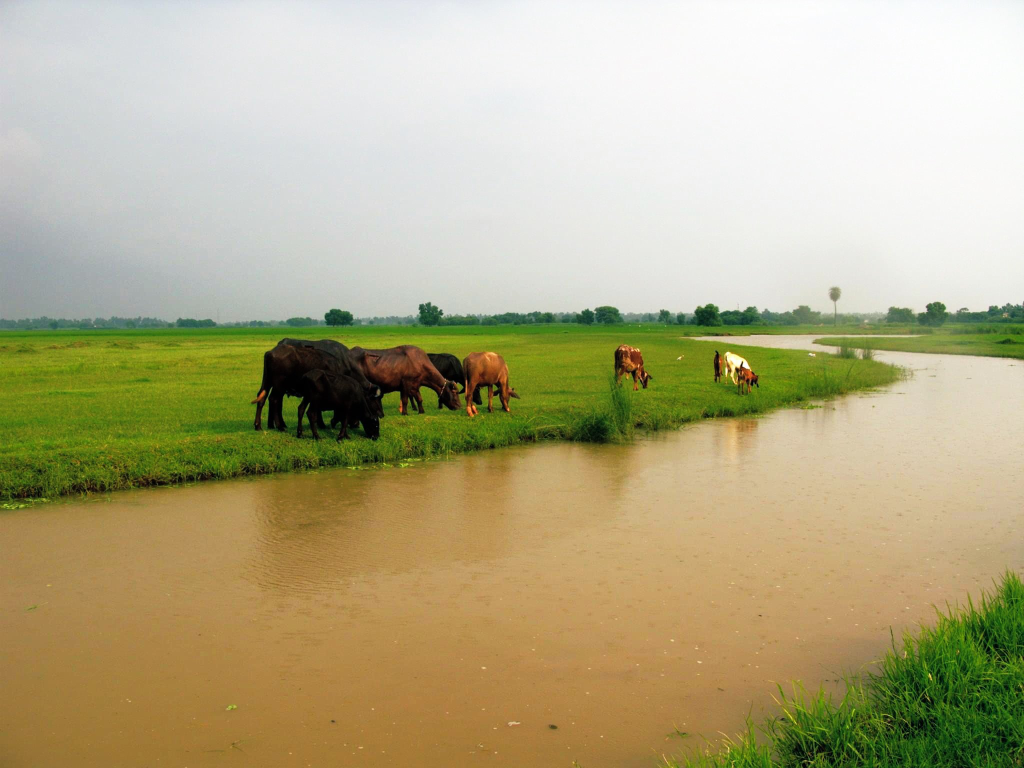
#> input picture res/cows.jpg, 2048 x 1536 px (shown at 1/2 size)
$ jupyter execute --allow-errors 'Reading img with matplotlib.ipynb'   (shell and % lines are left out)
#> lines starting #> are read from the running program, lines starting #| are printed output that depends on the picture; after the words box and inside, x2 and y2 are one past the last pixel; in counts of white or black regions, pixels touching at a corner belong together
[cell 1]
import matplotlib.pyplot as plt
import matplotlib.image as mpimg
import numpy as np
import cv2 as cv
from cv2 import cvtColor

[cell 2]
img = mpimg.imread('res/cows.jpg')
#> img is the input picture: shape (1536, 2048, 3); mean R, G, B 179.8, 172, 134.7
print("Shape", img.shape)
#| Shape (1536, 2048, 3)

[cell 3]
gray_img= cvtColor(img,cv.COLOR_BGR2GRAY)
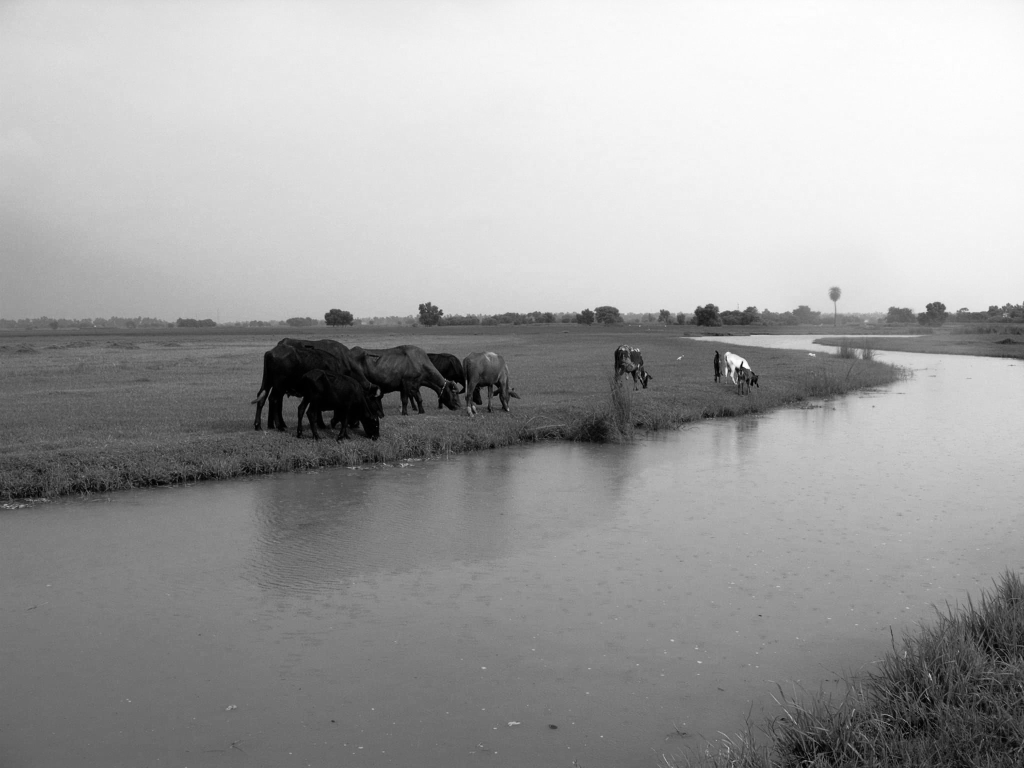
#> gray_img: shape (1536, 2048) (shown at 1/2 size); min 0, max 255, mean 161.7
#plt.imshow(img)
plt.imshow(gray_img)

[cell 4]
plt.imshow(gray_img,cmap='gray')

[cell 5]
X=612
y=745
pixal_val= gray_img[y,X]
#> pixal_val = 5
print(pixal_val)
#| 5

[cell 6]

green_cow = cv.imread('res/green_cow.jpg')
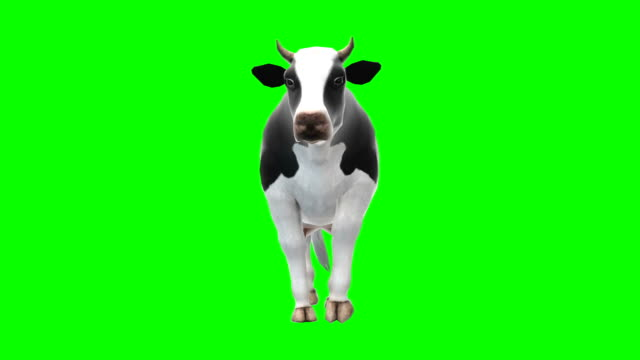
#> input picture res/green_cow.jpg, 640 x 360 px
#> green_cow is the input picture: shape (360, 640, 3); mean B, G, R 13.6, 243.1, 21.9
green_cow_copy = np.copy(green_cow)

green_cow_copy = cvtColor(green_cow_copy,cv.COLOR_BGR2RGB)
plt.imshow(green_cow_copy)

[cell 7]
# Red Green Blue
lower_green= np.array([0, 200, 0])   # it is okay to have no red or blue but the lower value of green should be high
upper_green= np.array([170, 255, 205])

[cell 8]
#creating the mask over green area
mask= cv.inRange(green_cow,lower_green,upper_green)
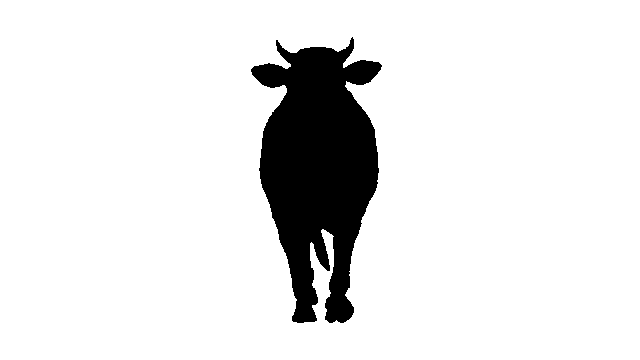
#> mask: shape (360, 640); 90.1% white; 1 black region, box (x1, y1, x2, y2) and area: (251, 37, 382, 323) 22777

[cell 9]
plt.imshow(mask,cmap='gray')
# mask ask each pixel if the color values fall in the range of upper and lower color threshold
# if it does fall the mask will allow it to display
# else it will block it out and turn pixel black
# 255 for white 0 for black

#### only showing cow

[cell 10]
mask_copy= np.copy(green_cow)

mask_copy[mask != 0 ] = [0,0,0]
plt.imshow(mask_copy)

[cell 11]
space_img= plt.imread('res/space.jpg')
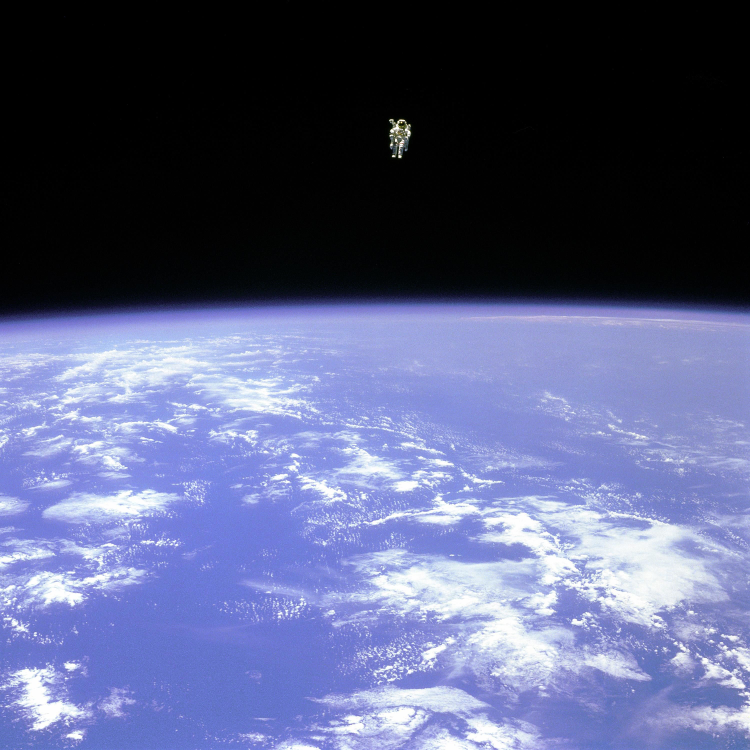
#> input picture res/space.jpg, 3000 x 3000 px (shown at 1/4 size)
#> space_img is the input picture: shape (3000, 3000, 3); mean R, G, B 90.1, 95.8, 131.7

[cell 12]
space_img.shape
#> Out = (3000, 3000, 3)

[cell 13]
mask.shape
#> Out = (360, 640)

[cell 14]
space_img_copy = np.copy(space_img)

[cell 15]
space_img_copy= space_img[0:3000,0:3000]

[cell 16]
plt.imshow(space_img_copy)

#> (a cell that did not finish here is left out)

#> (a cell that did not finish here is left out)

#> (a cell that did not finish here is left out)

#> (a cell that did not finish here is left out)

[cell 21]
ballons=plt.imread('res/balloons.jpg')
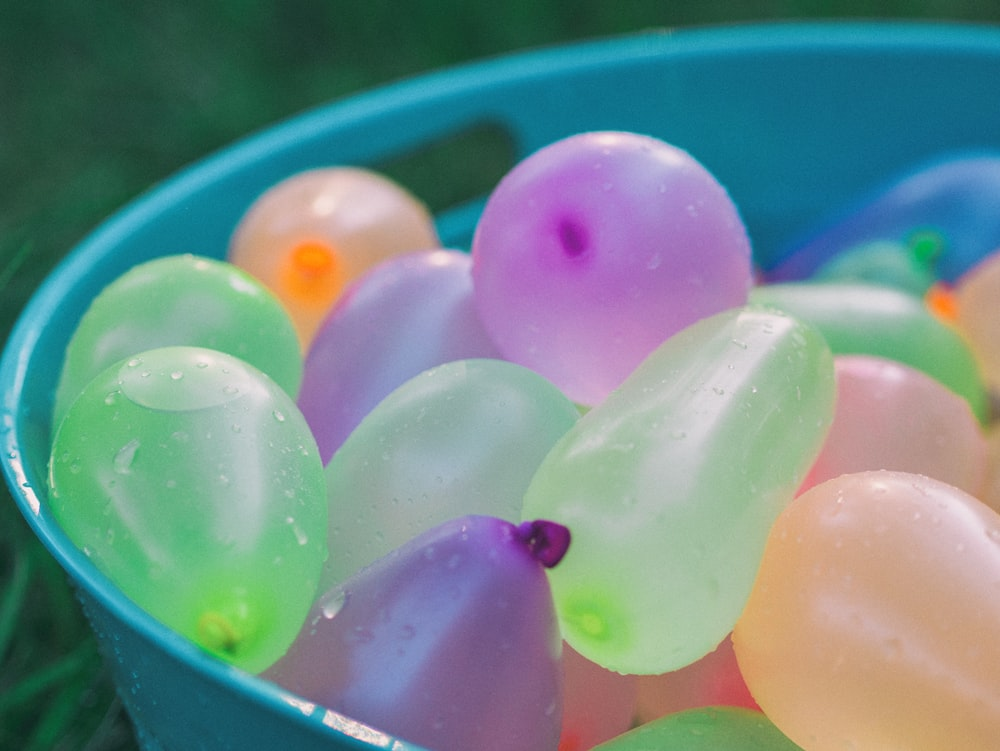
#> input picture res/balloons.jpg, 1000 x 751 px
#> ballons is the input picture: shape (751, 1000, 3); mean R, G, B 112.6, 139.9, 137.9
ballons=cvtColor(ballons,cv.COLOR_BGR2RGB)
r = ballons[:,:,0]
g = ballons[:,:,1]
b = ballons[:,:,2]

[cell 22]
ballons=plt.imread('res/balloons.jpg')
plt.imshow(ballons)

[cell 23]
fig,(ax1,ax2,ax3) = plt.subplots(1,3,figsize=(16,4))
ax1.set_title("Red")
ax1.imshow(r,cmap="gray")

ax2.set_title("Green")
ax2.imshow(g,cmap="gray")

ax3.set_title("Blue")
ax3.imshow(b,cmap="gray")

[cell 24]
hsv_ballon = cvtColor(ballons, cv.COLOR_BGR2HSV)
#> hsv_ballon: shape (751, 1000, 3); mean H, S, V 70.5, 115.1, 161.7


hue = hsv_ballon[:,:,0]
sat = hsv_ballon[:,:,1]
val = hsv_ballon[:,:,2]
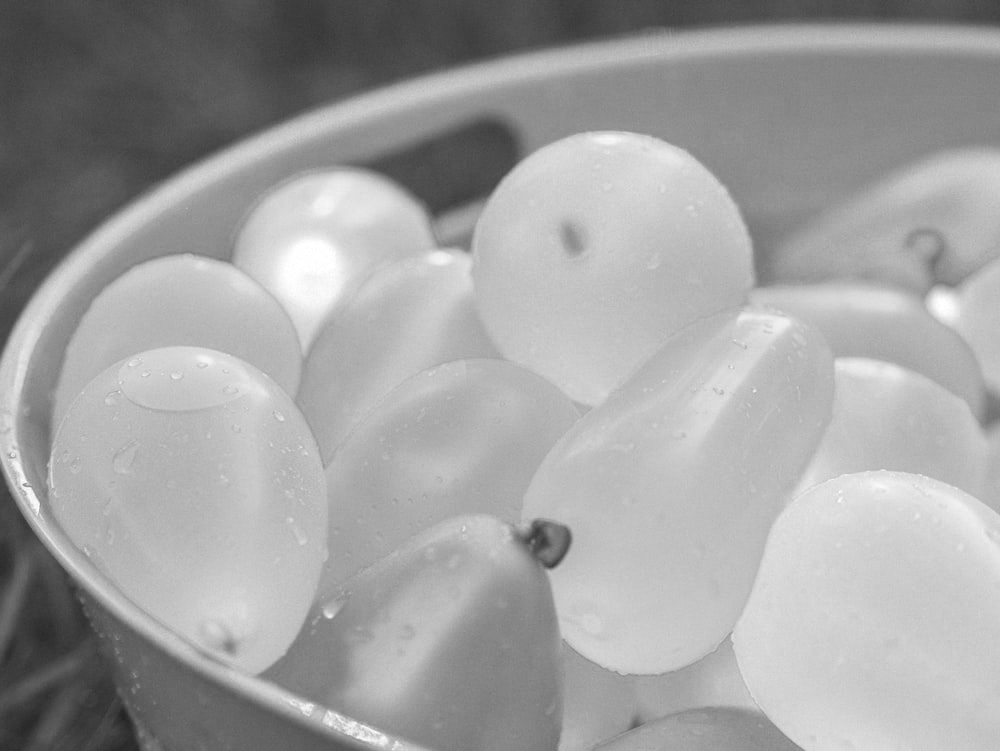
#> val: shape (751, 1000); min 35, max 255, mean 161.7

fig, (ax1,ax2,ax3) = plt.subplots(1,3,figsize=(16,5))

ax1.set_title("Hue")
ax1.imshow(hue,cmap='gray')

ax2.set_title("Saturation")
ax2.imshow(sat,cmap='gray')

ax3.set_title("Value")
ax3.imshow(val,cmap='gray')

[cell 25]
#for rgb
lower_pink = np.array([180,0,100])
upper_pink= np.array([255,255,230])

[cell 26]
#for hsv
lower_hue = np.array([160,0,0])
upper_hue = np.array([180,225,225])

[cell 27]
mask_pink = cv.inRange(ballons,lower_pink,upper_pink)
#> mask_pink: shape (751, 1000); 20.4% white; 373 white regions (345 under 20 px), largest, box (x1, y1, x2, y2) and area: (689, 356, 1000, 751) 82376, (519, 275, 800, 509) 26857, (228, 171, 484, 355) 18805
plt.imshow(mask_pink)

[cell 28]
mask_hue = cv.inRange(hsv_ballon,lower_hue,upper_hue)
#> mask_hue: shape (751, 1000); 8% white; 134 white regions (120 under 20 px), largest, box (x1, y1, x2, y2) and area: (292, 516, 534, 751) 22843, (296, 262, 573, 466) 17922, (473, 134, 791, 287) 17243
plt.imshow(mask_hue)
plt.title("HSV mask")

[cell 29]
ballon_copy = np.copy(ballons)
ballon_copyrgb=np.copy(ballons)

[cell 30]
fig, (pic1,pic2,pic3) = plt.subplots(1,3,figsize=(16,4))

pic1.set_title("HSV")
ballon_copy[mask_hue==0] = [0,0,0]
pic1.imshow(ballon_copy)

pic2.set_title("RGB")
ballon_copyrgb[mask_pink==0] = [0,0,0]
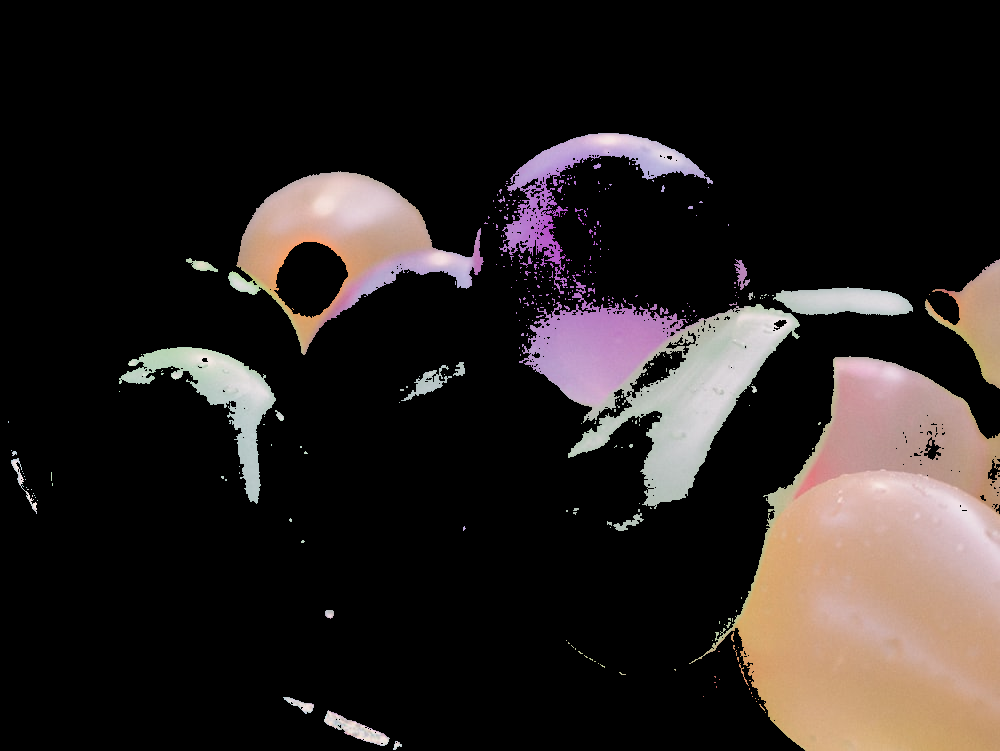
#> ballon_copyrgb: shape (751, 1000, 3); mean R, G, B 41.3, 35.1, 33.3
pic2.imshow(ballon_copyrgb)

pic3.set_title('Original')
pic3.imshow(ballons)
